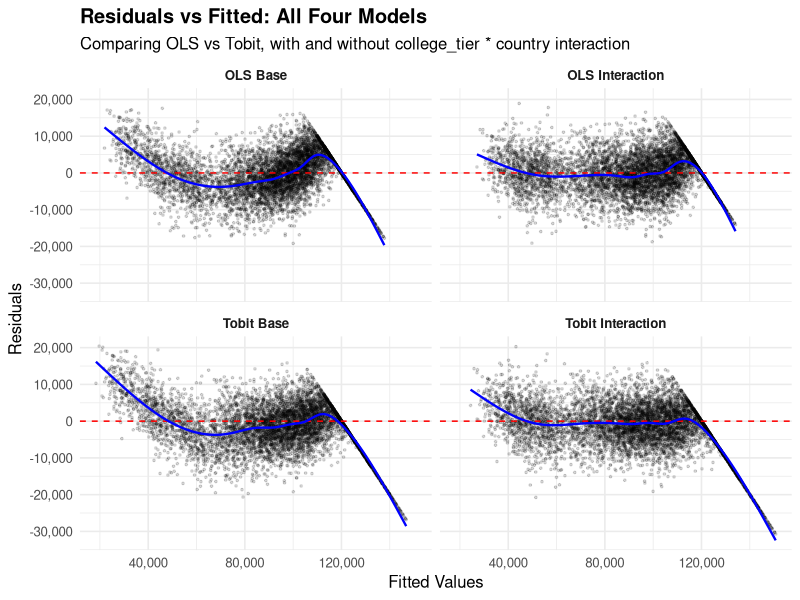
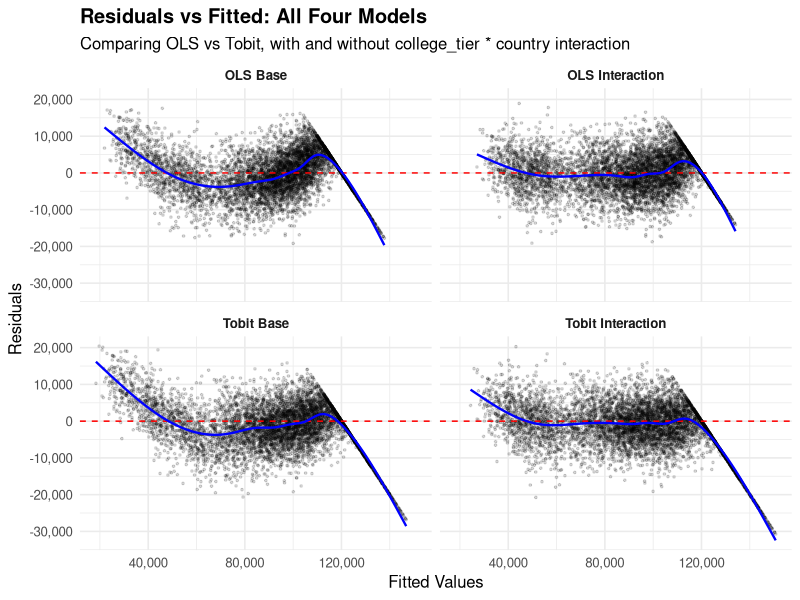

Write the R code that produced these figures, in order.
library(tidyverse)
library(AER)
library(patchwork)

df <- read_csv("data/placed_salary_data.csv", show_col_types = FALSE) %>%
  mutate(
    college_tier            = factor(college_tier),
    country                 = factor(country),
    university_ranking_band = factor(university_ranking_band),
    specialization          = factor(specialization),
    industry                = factor(industry)
  )

dir.create("output/figures", recursive = TRUE, showWarnings = FALSE)
dir.create("output/tables",  recursive = TRUE, showWarnings = FALSE)

# ── Four models for full comparison ───────────────────────────────────────────
model_ols_base <- lm(
  salary ~ cgpa + aptitude_score + college_tier + country +
    university_ranking_band + specialization + industry,
  data = df
)

model_ols_interaction <- lm(
  salary ~ cgpa + aptitude_score + college_tier * country +
    university_ranking_band + specialization + industry,
  data = df
)

model_tobit_base <- tobit(
  salary ~ cgpa + aptitude_score + college_tier + country +
    university_ranking_band + specialization + industry,
  right = max(df$salary),
  data  = df
)

model_tobit_interaction <- tobit(
  salary ~ cgpa + aptitude_score + college_tier * country +
    university_ranking_band + specialization + industry,
  right = max(df$salary),
  data  = df
)

# ── Residual comparison dataframe ─────────────────────────────────────────────
resid_df <- tibble(
  fitted      = c(fitted(model_ols_base),
                  fitted(model_ols_interaction),
                  fitted(model_tobit_base),
                  fitted(model_tobit_interaction)),
  residuals   = c(residuals(model_ols_base),
                  residuals(model_ols_interaction),
                  residuals(model_tobit_base),
                  residuals(model_tobit_interaction)),
  model       = rep(
    c("OLS Base", "OLS Interaction", "Tobit Base", "Tobit Interaction"),
    each = nrow(df)
  )
) %>%
  mutate(model = factor(model,
                        levels = c("OLS Base", "OLS Interaction",
                                   "Tobit Base", "Tobit Interaction")))

# ── 2x2 residual comparison plot ──────────────────────────────────────────────
ggplot(resid_df, aes(x = fitted, y = residuals)) +
  geom_point(alpha = 0.15, size = 0.6) +
  geom_hline(yintercept = 0, color = "red", linetype = "dashed") +
  geom_smooth(se = FALSE, color = "blue", linewidth = 0.8) +
  scale_x_continuous(labels = scales::comma) +
  scale_y_continuous(labels = scales::comma) +
  facet_wrap(~ model, ncol = 2) +
  labs(
    title    = "Residuals vs Fitted: All Four Models",
    subtitle = "Comparing OLS vs Tobit, with and without college_tier * country interaction",
    x        = "Fitted Values",
    y        = "Residuals"
  ) +
  theme_minimal(base_size = 12) +
  theme(
    plot.title  = element_text(face = "bold"),
    strip.text  = element_text(face = "bold")
  )

ggsave("output/figures/resid_all_models.png", width = 14, height = 10, dpi = 150)

# ── Coefficient comparison table ──────────────────────────────────────────────
# Extract shared terms across all four models for easy comparison
shared_terms <- c("(Intercept)", "cgpa", "aptitude_score",
                  "college_tierTier 2", "college_tierTier 3",
                  "countryGermany", "countryIndia",
                  "countryUK", "countryUSA")

extract_coefs <- function(model, model_name) {
  coefs <- coef(model)
  tibble(
    term       = names(coefs),
    estimate   = round(coefs, 3),
    model_name = model_name
  ) %>%
    filter(term %in% shared_terms)
}

coef_comparison <- bind_rows(
  extract_coefs(model_ols_base,         "OLS Base"),
  extract_coefs(model_ols_interaction,  "OLS Interaction"),
  extract_coefs(model_tobit_base,       "Tobit Base"),
  extract_coefs(model_tobit_interaction,"Tobit Interaction")
) %>%
  pivot_wider(names_from = model_name, values_from = estimate)

cat("\n===== COEFFICIENT COMPARISON ACROSS ALL FOUR MODELS =====\n")
print(coef_comparison, n = Inf)
write_csv(coef_comparison, "output/tables/coef_comparison_all_models.csv")

# ── Model fit summary ─────────────────────────────────────────────────────────
# For OLS models we can use adj R² — Tobit uses log-likelihood instead
ols_fit <- tibble(
  model       = c("OLS Base", "OLS Interaction"),
  adj_r_sq    = c(summary(model_ols_base)$adj.r.squared,
                  summary(model_ols_interaction)$adj.r.squared),
  log_lik     = c(logLik(model_ols_base),
                  logLik(model_ols_interaction)),
  AIC         = c(AIC(model_ols_base),
                  AIC(model_ols_interaction))
)

tobit_fit <- tibble(
  model       = c("Tobit Base", "Tobit Interaction"),
  adj_r_sq    = NA,
  log_lik     = c(logLik(model_tobit_base),
                  logLik(model_tobit_interaction)),
  AIC         = c(AIC(model_tobit_base),
                  AIC(model_tobit_interaction))
)

fit_summary <- bind_rows(ols_fit, tobit_fit) %>%
  mutate(across(where(is.numeric), ~ round(., 3)))

cat("\n===== MODEL FIT SUMMARY =====\n")
print(fit_summary)
write_csv(fit_summary, "output/tables/model_fit_summary.csv")

cat("\nAll outputs saved.\n")
